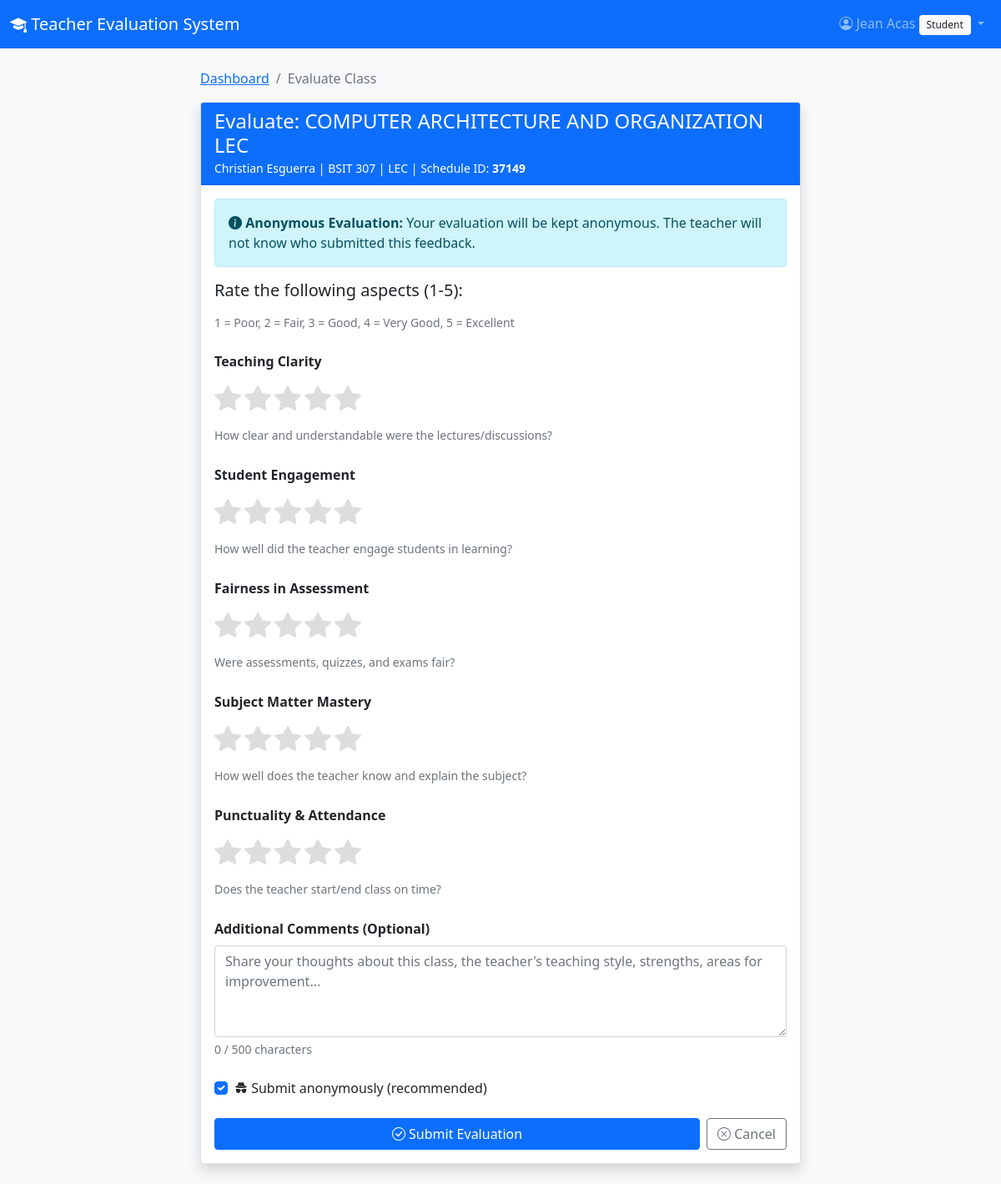
Page /student/evaluate-class/3 (signed in) on the committed database.
### models.py (models this page shows, shortened)
class User(UserMixin, db.Model):
    __tablename__ = 'users'
    id = db.Column(db.Integer, primary_key=True)
    username = db.Column(db.String(80), unique=True, nullable=False)
    email = db.Column(db.String(120), unique=True, nullable=False)
    password_hash = db.Column(db.String(200), nullable=False)
    role = db.Column(db.String(50), nullable=False)  # student, program_head, dean, admin
    full_name = db.Column(db.String(100), nullable=False)
    department = db.Column(db.String(100))
    is_active = db.Column(db.Boolean, default=True)
    created_at = db.Column(db.DateTime, default=datetime.utcnow)
    roll_number = db.Column(db.String(20), unique=True)
    program = db.Column(db.String(100))
    semester = db.Column(db.Integer)
    is_irregular = db.Column(db.Boolean, default=False)  # ADDED: Regular/Irregular student
    evaluations_given = db.relationship('Evaluation', foreign_keys='Evaluation.evaluator_id',
                                      backref='evaluator', lazy=True)
    audit_logs = db.relationship('AuditLog', backref='user', lazy=True)
    enrollments = db.relationship('Enrollment', backref='student', lazy=True)
    class_evaluations = db.relationship('ClassEvaluation', backref='evaluator', lazy=True)

class ClassAssignment(db.Model):
    __tablename__ = 'class_assignments'
    id = db.Column(db.Integer, primary_key=True)
    section_id = db.Column(db.Integer, db.ForeignKey('sections.id'), nullable=False)
    teacher_id = db.Column(db.Integer, db.ForeignKey('teachers.id'), nullable=False)
    subject_name = db.Column(db.String(200), nullable=False)
    subject_type = db.Column(db.String(20), default='LEC')
    schedule_id = db.Column(db.String(20), nullable=False)
    is_active = db.Column(db.Boolean, default=True)
    evaluations = db.relationship('ClassEvaluation', backref='class_assignment', lazy=True, cascade='all, delete-orphan')

class Teacher(db.Model):
    __tablename__ = 'teachers'
    id = db.Column(db.Integer, primary_key=True)
    name = db.Column(db.String(100), nullable=False)
    email = db.Column(db.String(120), unique=True, nullable=False)
    department = db.Column(db.String(100), nullable=False)
    subjects = db.Column(db.String(500))  # Comma-separated subjects
    joining_date = db.Column(db.DateTime, default=datetime.utcnow)
    is_active = db.Column(db.Boolean, default=True)
    evaluations = db.relationship('Evaluation', backref='teacher', lazy=True)
    class_assignments = db.relationship('ClassAssignment', backref='teacher', lazy=True)

class Section(db.Model):
    __tablename__ = 'sections'
    id = db.Column(db.Integer, primary_key=True)
    name = db.Column(db.String(50), nullable=False)
    program = db.Column(db.String(100), nullable=False)
    year_level = db.Column(db.Integer, nullable=False)
    semester = db.Column(db.Integer, default=1)
    school_year = db.Column(db.String(20))
    is_active = db.Column(db.Boolean, default=True)
    created_at = db.Column(db.DateTime, default=datetime.utcnow)
    class_assignments = db.relationship('ClassAssignment', backref='section', lazy=True, cascade='all, delete-orphan')
    enrollments = db.relationship('Enrollment', backref='section', lazy=True)

### app.py (the view, shortened to what this page needs)
@app.route('/student/evaluate-class/<int:class_id>', methods=['GET', 'POST'])
@login_required
@role_required('student')
def student_evaluate_class(class_id):
    class_assignment = ClassAssignment.query.get_or_404(class_id)
    enrollment = Enrollment.query.filter_by(
        student_id=current_user.id,
        section_id=class_assignment.section_id,
        is_active=True
    ).first()
    if not enrollment and not current_user.is_irregular:
        flash('You are not enrolled in this section. Please contact your administrator.', 'danger')
        return redirect(url_for('student_dashboard'))
    if enrollment and not current_user.is_irregular:
        existing = ClassEvaluation.query.filter_by(
            class_assignment_id=class_id,
            evaluator_id=current_user.id
        ).first()
        if existing:
            flash('You have already evaluated this class.', 'warning')
            return redirect(url_for('student_dashboard'))
    return render_template('student/evaluate_class.html', class_assignment=class_assignment)

### app.py (called while the page is built)
def role_required(*roles):
    def decorator(f):
        @wraps(f)
        def decorated_function(*args, **kwargs):
            if not current_user.is_authenticated:
                return redirect(url_for('login'))
            if current_user.role not in roles:
                flash('You do not have permission to access this page.', 'danger')
                return redirect(url_for('index'))
            return f(*args, **kwargs)
        return decorated_function
    return decorator

@login_manager.user_loader
def load_user(user_id):
    return User.query.get(int(user_id))

### templates/student/evaluate_class.html (shortened to what this page needs)
{% extends "base.html" %}
{% block content %}
<div class="container py-4">
    <div class="row justify-content-center">
        <div class="col-md-8">
            <nav aria-label="breadcrumb">
                <ol class="breadcrumb">
                    <li class="breadcrumb-item"><a href="{{ url_for('student_dashboard') }}">Dashboard</a></li>
                    <li class="breadcrumb-item active">Evaluate Class</li>
                </ol>
            </nav>
            <div class="card shadow">
                <div class="card-header bg-primary text-white">
                    <h4 class="mb-0">Evaluate: {{ class_assignment.subject_name }}</h4>
                    <small>
                        {{ class_assignment.teacher.name }} |
                        {{ class_assignment.section.name }} |
                        {{ class_assignment.subject_type }} |
                        Schedule ID: <strong id="displayScheduleId">{{ class_assignment.schedule_id }}</strong>
                    </small>
                </div>
                <div class="card-body">
                    <div class="alert alert-info">
                        <i class="bi bi-info-circle-fill"></i>
                        <strong>Anonymous Evaluation:</strong> Your evaluation will be kept anonymous.
                        The teacher will not know who submitted this feedback.
                    </div>
                    <form method="POST" id="evaluationForm" onsubmit="return validateForm()">
                        <h5 class="mb-3">Rate the following aspects (1-5):</h5>
                        <p class="text-muted small mb-4">1 = Poor, 2 = Fair, 3 = Good, 4 = Very Good, 5 = Excellent</p>
                        <div class="mb-4">
                            <label class="form-label fw-bold">Teaching Clarity</label>
                            <div class="rating-stars mb-2">
                                {% for i in range(1, 6) %}
                                <label for="tc{{ i }}"><i class="bi bi-star-fill"></i></label>
                                {% endfor %}
                            </div>
                            <small class="text-muted">How clear and understandable were the lectures/discussions?</small>
                        </div>
                        <div class="mb-4">
                            <label class="form-label fw-bold">Student Engagement</label>
                            <div class="rating-stars mb-2">
                                {% for i in range(1, 6) %}
                                <label for="eng{{ i }}"><i class="bi bi-star-fill"></i></label>
                                {% endfor %}
                            </div>
                            <small class="text-muted">How well did the teacher engage students in learning?</small>
                        </div>
                        <div class="mb-4">
                            <label class="form-label fw-bold">Fairness in Assessment</label>
                            <div class="rating-stars mb-2">
                                {% for i in range(1, 6) %}
                                <label for="fair{{ i }}"><i class="bi bi-star-fill"></i></label>
                                {% endfor %}
                            </div>
                            <small class="text-muted">Were assessments, quizzes, and exams fair?</small>
                        </div>
                        <div class="mb-4">
                            <label class="form-label fw-bold">Subject Matter Mastery</label>
                            <div class="rating-stars mb-2">
                                {% for i in range(1, 6) %}
                                <label for="sm{{ i }}"><i class="bi bi-star-fill"></i></label>
                                {% endfor %}
                            </div>
                            <small class="text-muted">How well does the teacher know and explain the subject?</small>
                        </div>
                        <div class="mb-4">
                            <label class="form-label fw-bold">Punctuality & Attendance</label>
                            <div class="rating-stars mb-2">
                                {% for i in range(1, 6) %}
                                <label for="punct{{ i }}"><i class="bi bi-star-fill"></i></label>
                                {% endfor %}
                            </div>
                            <small class="text-muted">Does the teacher start/end class on time?</small>
                        </div>
                        <div class="mb-4">
                            <label for="comments" class="form-label fw-bold">Additional Comments (Optional)</label>
                            <textarea class="form-control" id="comments" name="comments" rows="4"
                                      placeholder="Share your thoughts about this class, the teacher's teaching style, strengths, areas for improvement..."></textarea>
                        </div>
                        <div class="mb-4 form-check">
                            <input type="checkbox" class="form-check-input" name="anonymous" id="anonymous" checked>
                            <label class="form-check-label" for="anonymous">
                                <i class="bi bi-incognito"></i> Submit anonymously (recommended)
                            </label>
                        </div>
                        <div class="d-flex gap-2">
                            <button type="submit" class="btn btn-primary flex-grow-1" id="submitBtn">
                                <i class="bi bi-check-circle"></i> Submit Evaluation
                            </button>
                            <a href="{{ url_for('student_dashboard') }}" class="btn btn-outline-secondary">
                                <i class="bi bi-x-circle"></i> Cancel
                            </a>
                        </div>
                    </form>
                </div>
            </div>
        </div>
    </div>
</div>
{% endblock %}

### templates/base.html (shortened to what this page needs)
<!DOCTYPE html>
<html lang="en">
<head>
    <link href="https://cdn.jsdelivr.net/npm/bootstrap@5.1.3/dist/css/bootstrap.min.css" rel="stylesheet">
    <link rel="stylesheet" href="https://cdn.jsdelivr.net/npm/bootstrap-icons@1.8.1/font/bootstrap-icons.css">
    <link rel="stylesheet" href="{{ url_for('static', filename='style.css') }}">
</head>
<body>
    <nav class="navbar navbar-expand-lg navbar-dark bg-primary">
        <div class="container-fluid">
            <a class="navbar-brand" href="{{ url_for('index') }}">
                <i class="bi bi-mortarboard-fill"></i> Teacher Evaluation System
            </a>
            <div class="collapse navbar-collapse" id="navbarNav">
                <ul class="navbar-nav ms-auto">
                    {% if current_user.is_authenticated %}
                        <li class="nav-item dropdown">
                            <a class="nav-link dropdown-toggle" href="#" id="userDropdown" role="button"
                               data-bs-toggle="dropdown" aria-expanded="false">
                                <i class="bi bi-person-circle"></i> {{ current_user.full_name }}
                                <span class="badge bg-light text-dark">{{ current_user.role|replace('_', ' ')|title }}</span>
                            </a>
                        </li>
                    {% endif %}
                </ul>
            </div>
        </div>
    </nav>
    <div class="container-fluid">
        <div class="row">
            {% if current_user.is_authenticated and current_user.role != 'student' %}
            <nav class="col-md-2 d-md-block bg-light sidebar">
                <div class="position-sticky pt-3">
                    <ul class="nav flex-column">
                        {% if current_user.role == 'admin' %}
                        <li class="nav-item">
                            <a class="nav-link {% if request.endpoint == 'admin_dashboard' %}active{% endif %}"
                               href="{{ url_for('admin_dashboard') }}">
                                <i class="bi bi-speedometer2"></i> Dashboard
                            </a>
                        </li>
                        <li class="nav-item">
                            <a class="nav-link {% if request.endpoint == 'admin_users' %}active{% endif %}"
                               href="{{ url_for('admin_users') }}">
                                <i class="bi bi-people"></i> Users & Teachers
                            </a>
                        </li>
                        <li class="nav-item">
                            <a class="nav-link {% if request.endpoint == 'audit_logs' %}active{% endif %}"
                               href="{{ url_for('audit_logs') }}">
                                <i class="bi bi-journal-text"></i> Audit Logs
                            </a>
                        </li>
                        <li class="nav-item">
                            <a class="nav-link {% if request.endpoint == 'email_reminders' %}active{% endif %}"
                               href="{{ url_for('email_reminders') }}">
                                <i class="bi bi-envelope"></i> Email Reminders
                            </a>
                        </li>
                        {% elif current_user.role == 'program_head' %}
                        <li class="nav-item">
                            <a class="nav-link {% if request.endpoint == 'program_head_dashboard' %}active{% endif %}"
                               href="{{ url_for('program_head_dashboard') }}">
                                <i class="bi bi-speedometer2"></i> Dashboard
                            </a>
                        </li>
                        {% elif current_user.role == 'dean' %}
                        <li class="nav-item">
                            <a class="nav-link {% if request.endpoint == 'dean_dashboard' %}active{% endif %}"
                               href="{{ url_for('dean_dashboard') }}">
                                <i class="bi bi-speedometer2"></i> Dashboard
                            </a>
                        </li>
                        {% endif %}
                    </ul>
                </div>
            </nav>
            <main class="col-md-10 ms-sm-auto px-md-4">
            {% else %}
            <main class="col-12">
            {% endif %}
                {% block content %}{% endblock %}
            </main>
        </div>
    </div>
</body>
</html>

### static/style.css (style rules this page uses)
body { font-family: 'Segoe UI', Tahoma, Geneva, Verdana, sans-serif; background-color: #f8f9fa; }
.rating-stars { display: flex; flex-direction: row-reverse; justify-content: flex-end; gap: 0.25rem; }
.rating-stars label { font-size: 1.5rem; color: #ddd; cursor: pointer; transition: color 0.2s, transform 0.2s; }
.badge { padding: 0.5em 0.75em; font-weight: 500; }
.btn-primary { background-color: #0d6efd; border-color: #0d6efd; }

### templates/student/evaluate_class.html (style rules this page uses)
.rating-stars { display: flex; flex-direction: row-reverse; justify-content: flex-end; gap: 0.25rem; }
.rating-stars label { font-size: 2rem; color: #ddd; cursor: pointer; transition: all 0.2s; }
.rating-stars label i { font-size: 2rem; }

### rows in the picture
User: full_name "Jean Acas", role "Student"
ClassAssignment: subject_name "COMPUTER ARCHITECTURE AND ORGANIZATION LEC", subject_type "LEC", schedule_id "37149"
Teacher: teacher.name "Christian Esguerra"
Section: section.name "BSIT 307"
